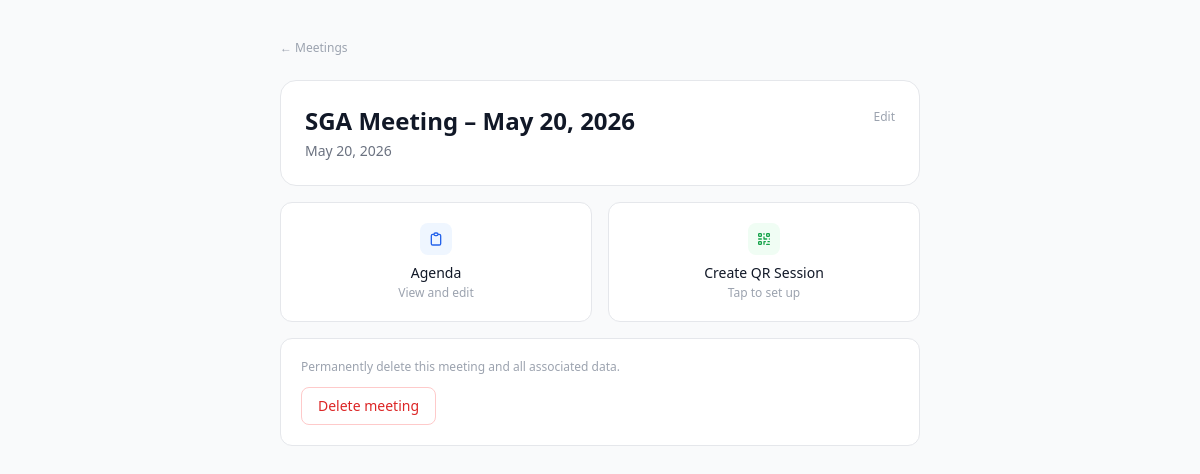
The app's page /meetings/1/ (signed in), older data.
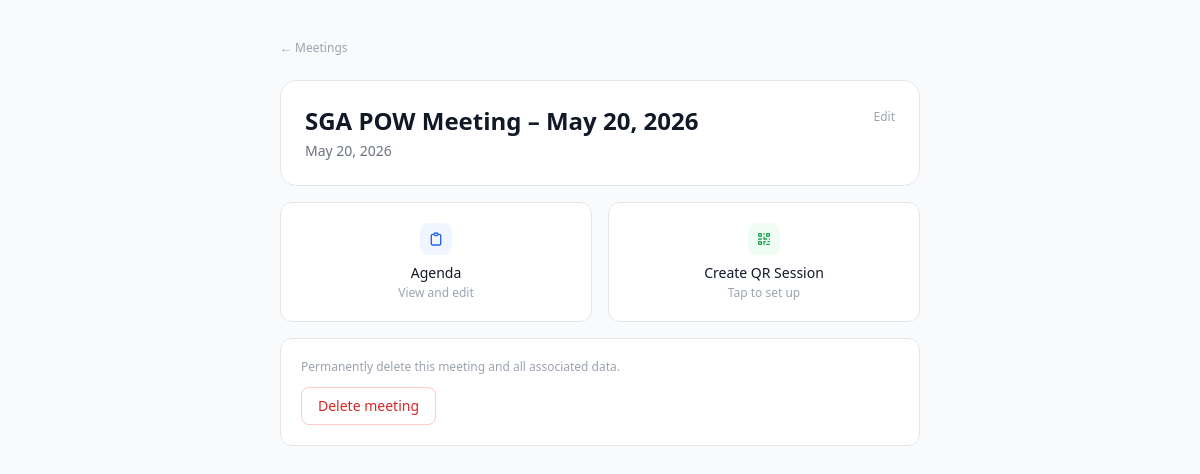
The same page, newer data.
### sga/models.py (models this page shows, shortened)
class Meeting(models.Model):
    title              = models.CharField(max_length=200)
    date               = models.DateField()
    created_by         = models.ForeignKey(Member, on_delete=models.SET_NULL, null=True, related_name='meetings_created')
    attendance_session = models.OneToOneField(AttendanceSession, on_delete=models.SET_NULL, null=True, blank=True, related_name='meeting')
    scheduled_start    = models.DateTimeField(null=True, blank=True)
    scheduled_end      = models.DateTimeField(null=True, blank=True)
    created_at         = models.DateTimeField(auto_now_add=True)
    updated_at         = models.DateTimeField(auto_now=True)
    class Meta:
        ordering = ['-date']

### sga/views.py (the view, shortened to what this page needs)
# urls.py: path('meetings/<int:meeting_id>/',    views.meeting_detail_view, name='meeting_detail'),
@login_required
def meeting_detail_view(request, meeting_id):
    try:
        member = Member.objects.get(student_id=request.user.username)
    except Member.DoesNotExist:
        return redirect('login')
    if not is_officer(member):
        messages.error(request, 'Access denied.')
        return redirect('dashboard')
    meeting = Meeting.objects.filter(id=meeting_id).first()
    if not meeting:
        messages.error(request, 'Meeting not found.')
        return redirect('meetings')
    qr_b64 = None
    checkin_url = None
    has_agenda = hasattr(meeting, 'agenda')
    return render(request, 'sga/meeting_detail.html', {
        'member': member,
        'meeting': meeting,
        'qr_b64': qr_b64,
        'checkin_url': checkin_url,
        'has_agenda': has_agenda,
    })

### sga/views.py (called while the page is built)
def is_officer(member):
    return member.permission_tier in ('OFFICER', 'SCI')

### sga/templates/sga/meeting_detail.html (shortened to what this page needs)
<!DOCTYPE html>
<html lang="en">
<head>
  <script src="https://cdn.tailwindcss.com"></script>
</head>
<body class="bg-gray-50 min-h-screen">
<div class="max-w-2xl mx-auto px-4 py-10">
  <a href="{% url 'meetings' %}" class="text-xs text-gray-400 hover:text-gray-600 mb-6 block">&larr; Meetings</a>
  <div class="bg-white border border-gray-200 rounded-2xl p-6 mb-4">
    <div class="flex items-start justify-between">
      <div id="title-display">
        <h1 class="text-2xl font-semibold text-gray-900">{{ meeting.title }}</h1>
        <p class="text-sm text-gray-500 mt-1">{{ meeting.date|date:"F j, Y" }}</p>
      </div>
      <button onclick="document.getElementById('edit-form').classList.toggle('hidden')" class="text-xs text-gray-400 hover:text-gray-600 mt-1">Edit</button>
    </div>
  </div>
  <div class="grid grid-cols-2 gap-4 mb-4">
    <a href="{% url 'agenda' meeting.id %}" class="bg-white border border-gray-200 rounded-xl p-5 hover:shadow-sm transition text-center">
      <div class="w-8 h-8 bg-blue-50 rounded-lg flex items-center justify-center mx-auto mb-2">
        <svg class="w-4 h-4 text-blue-600" fill="none" stroke="currentColor" viewBox="0 0 24 24">
          <path stroke-linecap="round" stroke-linejoin="round" stroke-width="2" d="M9 5H7a2 2 0 00-2 2v12a2 2 0 002 2h10a2 2 0 002-2V7a2 2 0 00-2-2h-2M9 5a2 2 0 002 2h2a2 2 0 002-2M9 5a2 2 0 012-2h2a2 2 0 012 2"/>
        </svg>
      </div>
      <p class="text-sm font-medium text-gray-900">Agenda</p>
      <p class="text-xs text-gray-400 mt-0.5">{% if has_agenda %}View and edit{% else %}Create agenda{% endif %}</p>
    </a>
    {% if meeting.attendance_session %}
    <a href="{% url 'session_qr' meeting.attendance_session.qr_token %}" class="bg-white border border-gray-200 rounded-xl p-5 hover:shadow-sm transition text-center">
      <div class="w-8 h-8 bg-green-50 rounded-lg flex items-center justify-center mx-auto mb-2">
        <svg class="w-4 h-4 text-green-600" fill="none" stroke="currentColor" viewBox="0 0 24 24">
          <path stroke-linecap="round" stroke-linejoin="round" stroke-width="2" d="M12 4v1m6 11h2m-6 0h-2v4m0-11v3m0 0h.01M12 12h4.01M16 20h4M4 12h4m12 0h.01M5 8h2a1 1 0 001-1V5a1 1 0 00-1-1H5a1 1 0 00-1 1v2a1 1 0 001 1zm12 0h2a1 1 0 001-1V5a1 1 0 00-1-1h-2a1 1 0 00-1 1v2a1 1 0 001 1zM5 20h2a1 1 0 001-1v-2a1 1 0 00-1-1H5a1 1 0 00-1 1v2a1 1 0 001 1z"/>
        </svg>
      </div>
      <p class="text-sm font-medium text-gray-900">QR Session</p>
      <span class="inline-block px-2 py-0.5 rounded-full text-xs font-medium mt-1 {% if meeting.attendance_session.is_active %}bg-green-100 text-green-700{% else %}bg-gray-100 text-gray-500{% endif %}">
        {% if meeting.attendance_session.is_active %}Active{% else %}Closed{% endif %}
      </span>
    </a>
    {% else %}
    <button onclick="document.getElementById('qr-panel').classList.toggle('hidden')" class="bg-white border border-gray-200 rounded-xl p-5 hover:shadow-sm transition text-center">
      <div class="w-8 h-8 bg-green-50 rounded-lg flex items-center justify-center mx-auto mb-2">
      </div>
      <p class="text-sm font-medium text-gray-900">Create QR Session</p>
      <p class="text-xs text-gray-400 mt-0.5">Tap to set up</p>
    </button>
    {% endif %}
  </div>
  <div class="bg-white border border-gray-200 rounded-xl p-5">
    <p class="text-xs text-gray-400 mb-3">Permanently delete this meeting and all associated data.</p>
    <form method="POST" onsubmit="return confirm('Delete this meeting? This cannot be undone.')">
      <button type="submit" class="text-sm px-4 py-2 rounded-lg border border-red-200 text-red-600 hover:bg-red-50 transition font-medium">
        Delete meeting
      </button>
    </form>
  </div>
</div>
</body>
</html>

Row changes from the older to the newer data that the page shows:
changed Meeting: title "SGA Meeting – May 20, 2026" → "SGA POW Meeting – May 20, 2026"
